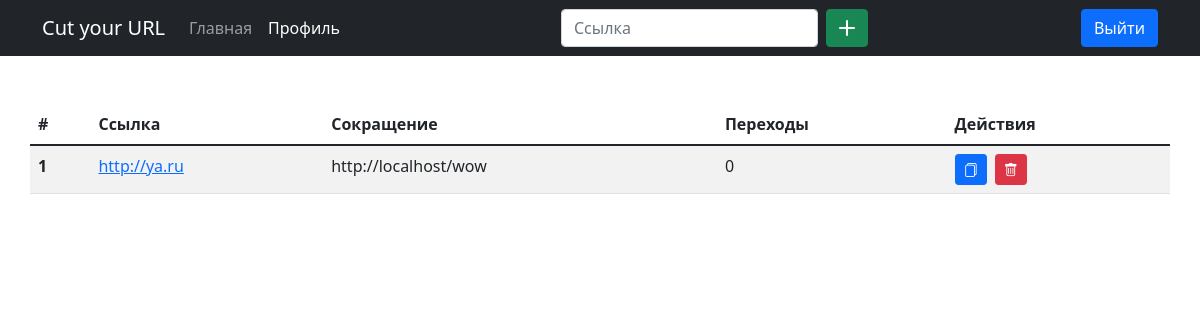
Before: /profile.php (signed in) with the older database file.
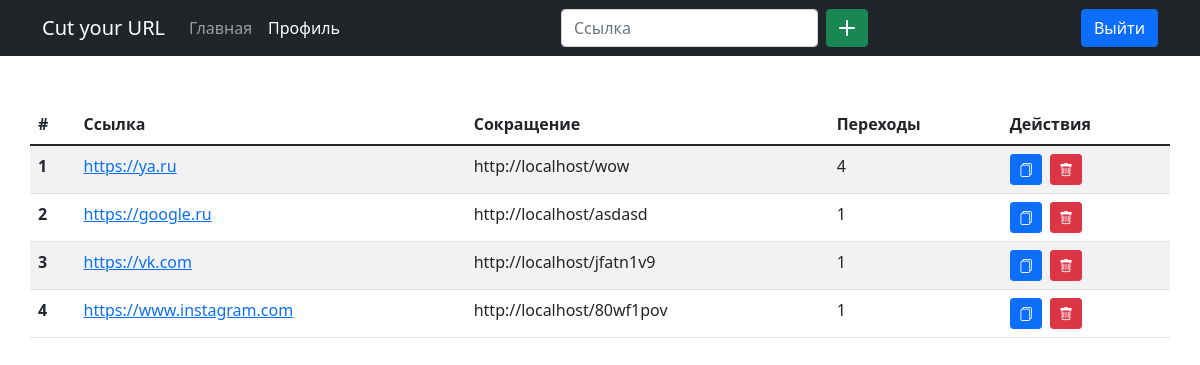
After: the same page with the newer database file.
### tables this page shows
CREATE TABLE `links` (
  `id` int(11) NOT NULL,
  `user_id` int(11) NOT NULL,
  `short_link` varchar(100) NOT NULL,
  `long_link` varchar(255) NOT NULL,
  `views` int(11) NOT NULL DEFAULT '0'
);

### includes/functions.php (called while the page is built, shortened)
<?php
function get_url($page = '') {
	return HOST . $page;
}
function db() {
	try {
		return new PDO("mysql:host=" . DB_HOST . "; dbname=" . DB_NAME . "; charset=utf8",
			DB_USER, DB_PASS,
			[
				PDO::ATTR_EMULATE_PREPARES => false,
				PDO::ATTR_ERRMODE => PDO::ERRMODE_EXCEPTION,
				PDO::ATTR_DEFAULT_FETCH_MODE => PDO::FETCH_ASSOC
			]
		);
	} catch (PDOException $e) {
		die($e->getMessage());
	}
}
function db_query($query, $exec = false) {
	if ($exec) {
		return db()->exec($query);
	} else {
		return db()->query($query);
	}
}
function get_user_links($user_id) {
	return db_query("SELECT * FROM `links` WHERE `user_id` = '$user_id'")->fetchAll();
}

### profile.php (the view, shortened to what this page needs)
<?php
	require_once 'includes/functions.php';
	$links = get_user_links($_SESSION['user']['id']);
	include 'includes/header.php';
?>
	<main class="container">
		<div class="row mt-5">
			<?php if ($links) { ?>
				<table class="table table-striped">
					<thead>
					<tr>
						<th scope="col">#</th>
						<th scope="col">Ссылка</th>
						<th scope="col">Сокращение</th>
						<th scope="col">Переходы</th>
						<th scope="col">Действия</th>
					</tr>
					</thead>
					<tbody>
					<?php foreach($links as $key => $link) { ?>
						<tr data-id="<?=$link['id']?>">
							<th scope="row"><?=$key + 1;?></th>
							<td><a href="<?=$link['long_link']?>" target="_blank"><?=$link['long_link']?></td>
							<td class="short-link"><?=HOST . "/{$link['short_link']}"?></td>
							<td><?=$link['views']?></td>
							<td>
								<a href="#" class="btn btn-primary btn-sm copy-btn" title="Скопировать в буфер" data-clipboard-text="<?=HOST . "/{$link['short_link']}"?>"><i class="bi bi-files"></i></a>&nbsp;
								<a href="includes/delete.php?id=<?=$link['id']?>" class="btn btn-danger btn-sm" title="Удалить"><i class="bi bi-trash"></i></a>
							</td>
						</tr>
					<?php	} ?>
					</tbody>
				</table>
			<?php } else { ?>
				<div class="col">
					<h3 class="text-center">У вас пока нет добавленных ссылок</h3>
				</div>
			<?php } ?>
		</div>
	</main>
<?php
include 'includes/profile_footer.php';

### includes/header.php (shortened to what this page needs)
<?php
	require_once 'includes/functions.php';
	$profile = false;
	if ($_SERVER['PHP_SELF'] == '/profile.php') $profile = true;
?>
<!doctype html>
<html lang="ru">
<head>
	<link href="https://cdn.jsdelivr.net/npm/bootstrap@5.1.2/dist/css/bootstrap.min.css" rel="stylesheet">
	<link rel="stylesheet" href="https://cdn.jsdelivr.net/npm/bootstrap-icons@1.5.0/font/bootstrap-icons.css">
</head>
<body>
<header>
	<nav class="navbar navbar-expand-lg navbar-dark bg-dark">
		<div class="container">
			<a class="navbar-brand" href="<?=get_url()?>"><?=SITE_NAME?></a>
			<div class="collapse navbar-collapse" id="navbarSupportedContent">
				<ul class="navbar-nav me-auto mb-2 mb-lg-0">
					<li class="nav-item">
						<a class="nav-link <?=$profile ?: 'active';?>" aria-current="page" href="<?=get_url()?>">Главная</a>
					</li>
					<?php if (isset($_SESSION['user']['id'])) { ?>
						<li class="nav-item">
							<a class="nav-link <?=!$profile ?: 'active';?>" href="<?=get_url('/profile.php')?>">Профиль</a>
						</li>
					<?php } ?>
				</ul>
				<?php if ($profile) { ?>
					<form class="d-flex" action="<?=get_url('/includes/add.php')?>" method="post">
						<input class="form-control me-2" type="text" placeholder="Ссылка" aria-label="Ссылка" name="link">
						<button class="btn btn-success" type="submit"><i class="bi bi-plus-lg"></i></button>
					</form>
				<?php } ?>
				<ul class="navbar-nav ms-auto mb-2 mb-lg-0">
					<li class="nav-item">
						<?php if (isset($_SESSION['user']['id'])) { ?>
							<a href="<?=get_url('/includes/logout.php')?>" class="btn btn-primary">Выйти</a>
						<?php } else { ?>
							<a href="<?=get_url('/login.php')?>" class="btn btn-primary">Войти</a>
						<?php } ?>
					</li>
				</ul>
			</div>
		</div>
	</nav>
</header>

### includes/profile_footer.php (shortened to what this page needs)
</body>
</html>

Changed rows visible on the page:
changed links "wow": long_link "http://ya.ru" → "https://ya.ru"; views "0" → "4"
added links: long_link "https://google.ru", short_link "asdasd", views "1"
added links: long_link "https://vk.com", short_link "jfatn1v9", views "1"
added links: long_link "https://www.instagram.com", short_link "80wf1pov", views "1"
